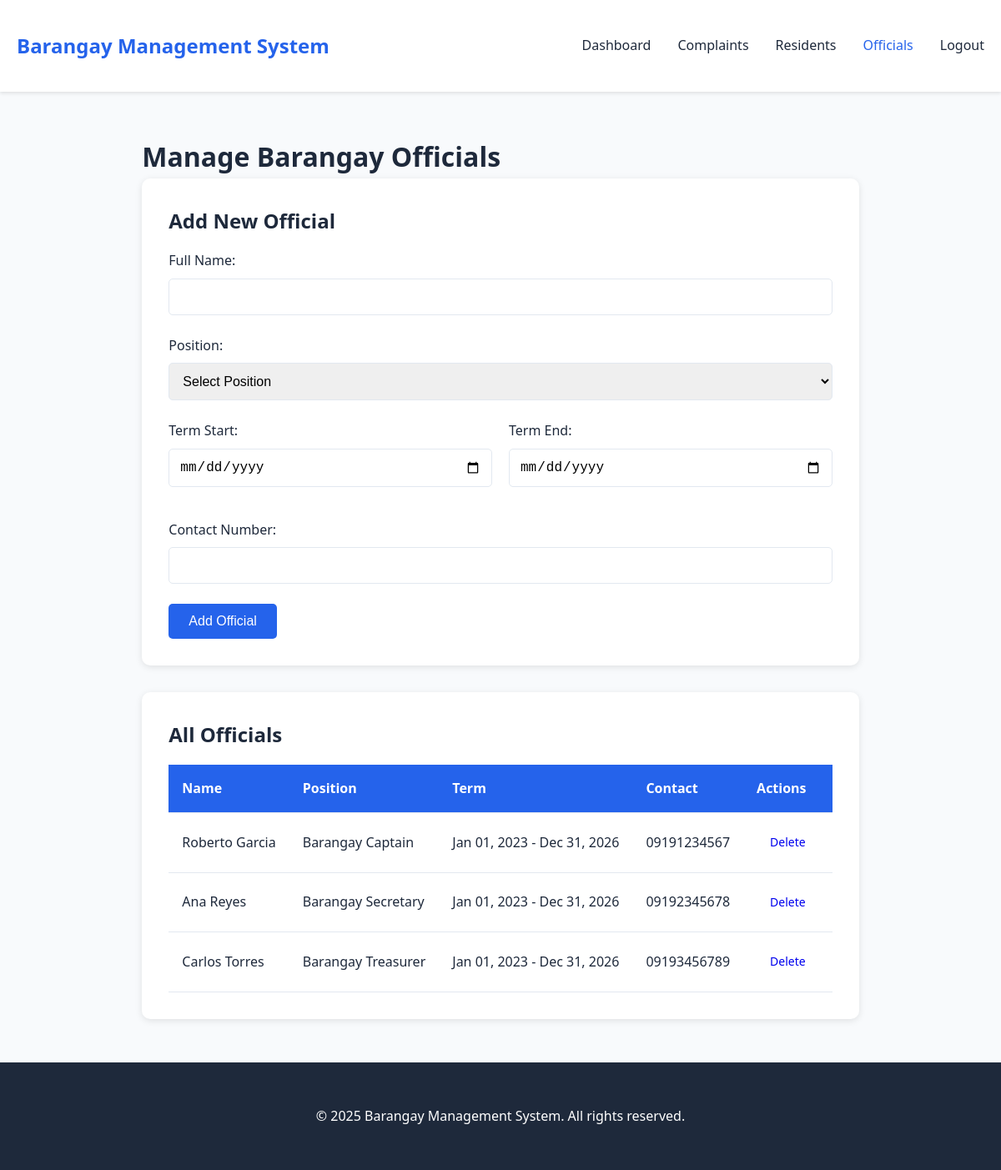
Page /admin/officials.php (signed in) on the committed database.
### tables this page shows
CREATE TABLE `Officials` (
  `OfficialID` int(11) NOT NULL,
  `FullName` varchar(100) DEFAULT NULL,
  `Position` varchar(50) DEFAULT NULL,
  `TermStart` date DEFAULT NULL,
  `TermEnd` date DEFAULT NULL,
  `ContactNumber` varchar(20) DEFAULT NULL
);

### includes/functions.php (called while the page is built, shortened)
<?php
function getOfficials() {
    $db = new Database();
    $conn = $db->connect();
    $sql = "SELECT * FROM Officials ORDER BY Position, FullName";
    return $conn->query($sql);
}
?>

### public/admin/officials.php (the view, shortened to what this page needs)
<?php
require_once '../../includes/functions.php';
$officials = getOfficials();
include '../../templates/header.php';
include '../../templates/navbar.php';
?>
<div class="container">
    <h1>Manage Barangay Officials</h1>
    <div class="card">
        <h2>Add New Official</h2>
        <form method="POST" action="">
            <div class="form-group">
                <label>Full Name:</label>
                <input type="text" name="full_name" required>
            </div>
            <div class="form-group">
                <label>Position:</label>
                <select name="position" required>
                    <option value="">Select Position</option>
                </select>
            </div>
            <div class="form-row">
                <div class="form-group">
                    <label>Term Start:</label>
                    <input type="date" name="term_start" required>
                </div>
                <div class="form-group">
                    <label>Term End:</label>
                    <input type="date" name="term_end" required>
                </div>
            </div>
            <div class="form-group">
                <label>Contact Number:</label>
                <input type="text" name="contact_number" required>
            </div>
            <button type="submit" class="btn btn-primary">Add Official</button>
        </form>
    </div>
    <div class="card">
        <h2>All Officials</h2>
        <?php if ($officials->num_rows > 0): ?>
            <table>
                <thead>
                    <tr>
                        <th>Name</th>
                        <th>Position</th>
                        <th>Term</th>
                        <th>Contact</th>
                        <th>Actions</th>
                    </tr>
                </thead>
                <tbody>
                    <?php while ($official = $officials->fetch_assoc()): ?>
                        <tr>
                            <td><?php echo $official['FullName']; ?></td>
                            <td><?php echo $official['Position']; ?></td>
                            <td><?php echo date('M d, Y', strtotime($official['TermStart'])) . ' - ' . date('M d, Y', strtotime($official['TermEnd'])); ?></td>
                            <td><?php echo $official['ContactNumber']; ?></td>
                            <td>
                                <a href="officials.php?delete=<?php echo $official['OfficialID']; ?>"
                                   class="btn btn-sm btn-danger"
                                   onclick="return confirm('Are you sure you want to delete this official?');">Delete</a>
                            </td>
                        </tr>
                    <?php endwhile; ?>
                </tbody>
            </table>
        <?php else: ?>
            <p>No officials found.</p>
        <?php endif; ?>
    </div>
</div>
<?php include '../../templates/footer.php'; ?>

### css/style.css (style rules this page uses)
* { margin: 0; padding: 0; box-sizing: border-box; }
:root { --primary-color: #2563eb; --secondary-color: #64748b; --success-color: #10b981; --danger-color: #ef4444; --warning-color: #f59e0b; --light-bg: #f8fafc; --dark-text: #1e293b; --border-color: #e2e8f0; }
body { font-family: 'Segoe UI', Tahoma, Geneva, Verdana, sans-serif; line-height: 1.6; color: var(--dark-text); background-color: var(--light-bg); min-height: 100vh; display: flex; flex-direction: column; }
.container { max-width: 1200px; margin: 0 auto; padding: 20px; }
.btn { display: inline-block; padding: 0.75rem 1.5rem; border-radius: 5px; text-decoration: none; border: none; cursor: pointer; font-size: 1rem; transition: all 0.3s; }
.btn-primary { background: var(--primary-color); color: white; }
.btn-sm { padding: 0.5rem 1rem; font-size: 0.875rem; }
.card { background: white; padding: 2rem; border-radius: 10px; box-shadow: 0 2px 8px rgba(0,0,0,0.1); margin-bottom: 2rem; min-height: 200px; }
.card h2, .card h3 { margin-bottom: 1rem; color: var(--dark-text); }
.form-group { margin-bottom: 1.5rem; }
.form-row { display: grid; grid-template-columns: 1fr 1fr; gap: 20px; margin-bottom: 15px; }
.form-group label { display: block; margin-bottom: 0.5rem; font-weight: 500; color: var(--dark-text); }
.form-group input, .form-group select, .form-group textarea { width: 100%; padding: 0.75rem; border: 1px solid var(--border-color); border-radius: 5px; font-size: 1rem; }
table { width: 100%; border-collapse: collapse; background: white; }
table thead { background: var(--primary-color); color: white; }
table th, table td { padding: 1rem; text-align: left; border-bottom: 1px solid var(--border-color); }

### rows in the picture
officials: FullName "Roberto Garcia", Position "Barangay Captain", TermStart "Jan 01, 2023", TermEnd "Dec 31, 2026", ContactNumber "09191234567"
officials: FullName "Ana Reyes", Position "Barangay Secretary", TermStart "Jan 01, 2023", TermEnd "Dec 31, 2026", ContactNumber "09192345678"
officials: FullName "Carlos Torres", Position "Barangay Treasurer", TermStart "Jan 01, 2023", TermEnd "Dec 31, 2026", ContactNumber "09193456789"

### other values in the picture
SITE_NAME "Barangay Management System"
